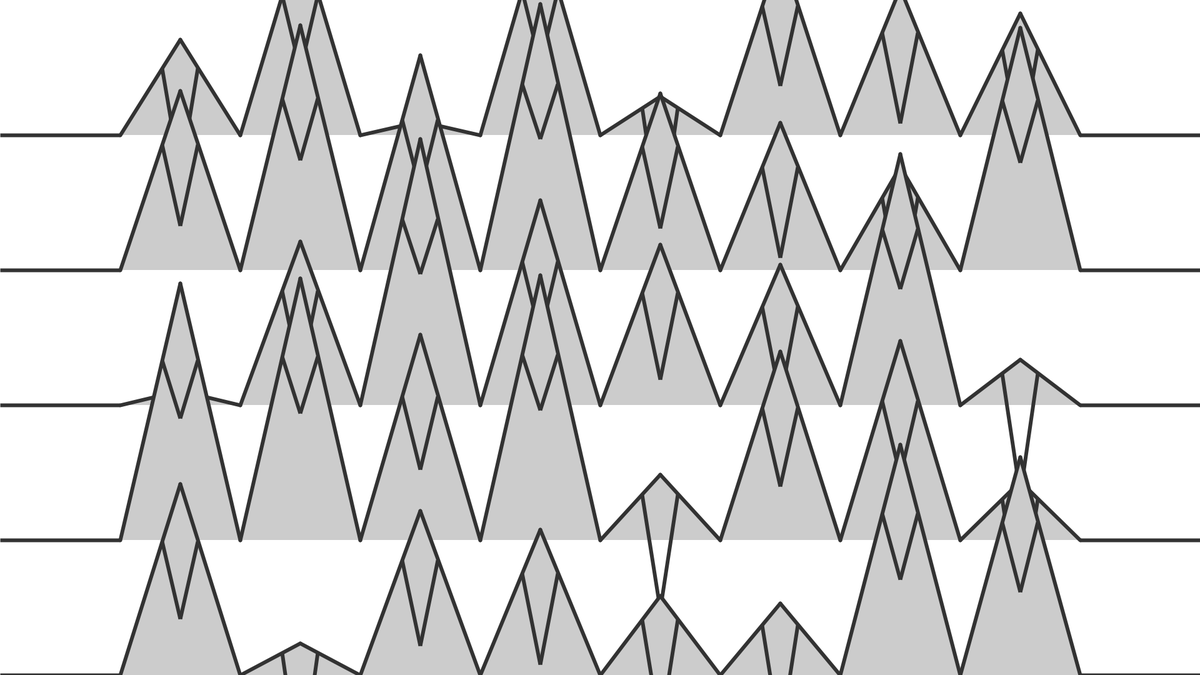
Frame 1 (no input)
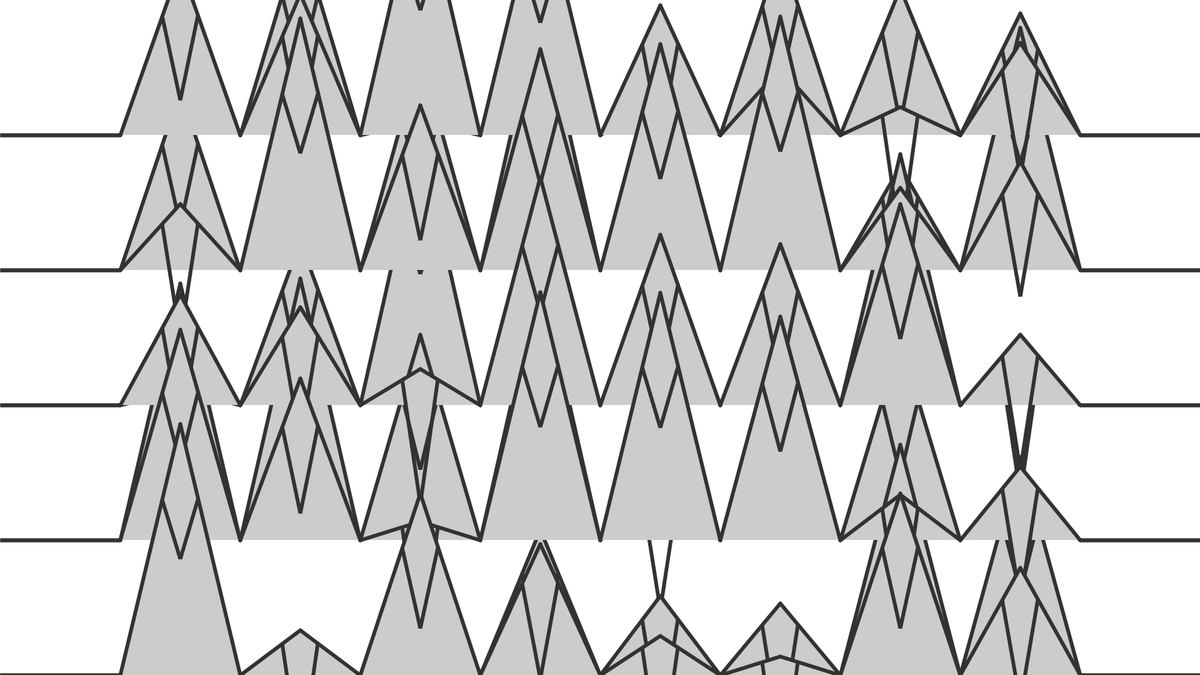
Frame 2 (the mouse pressed at the canvas centre, redrawn once)

The Processing sketch that drew these frames (run headless with seeded random() and noise(); the mouse was pressed at the canvas centre and the sketch redrawn once):

// Processing sketch: sketch_210607a
// ── sketch_210607a.pde

int width = 1920;
int height = 1080;
color bg = #ffffff;

void setup() {
  size(1920, 1080);
  background(bg);
  noLoop();
}

void draw() {
  // for(int i = 1; i <= 10; i++) {
  //     point(width/i, height/2);
  // }
  int columns = 10;
  int rows = 5;
  int columnXPosition;
  int nextColumnXPosition;


  for(int i=1; i <= rows; i++) {
      mountains(columns, width, 0, (height/rows)*i, (height/rows)*2, #cccccc);
  }



}

void mountains(int columns, int width, int startX, int startY, int heightOffset, color spikeColor) {

  float columnXPosition = 0.0;
  float nextColumnXPosition = 0.0;
  float spikeYPosition = 0.0;
  float spikeXPosition = 0.0;
  float lastX = 0.0;
  float snowPeakOffset = 0.7;

  for(int i = 1; i < columns-1; i++) {
    columnXPosition = (width/columns)*i;
    nextColumnXPosition = (width/columns)*(i+1);
    spikeXPosition = ceil((columnXPosition + nextColumnXPosition)/2);
    spikeYPosition = random(startY-heightOffset, startY);
    lastX = (width/columns)*(i+1);
    fill(spikeColor);
    noStroke();
    // Mountain peak
    triangle(
      columnXPosition,
      startY,
      spikeXPosition,
      spikeYPosition,
      lastX,
      startY
      );
      // Mountain outline
      strokeWeight(6);
      stroke(50);
      strokeCap(ROUND);
      line(columnXPosition, startY, spikeXPosition, spikeYPosition);
      line(spikeXPosition, spikeYPosition, lastX, startY);

      // mountain peak
      strokeCap(SQUARE);
      line(
        lerp(columnXPosition, spikeXPosition, snowPeakOffset),
        lerp(startY, spikeYPosition, snowPeakOffset),
        spikeXPosition,
        spikeYPosition+(heightOffset/2)
        );
      line(
        spikeXPosition,
        spikeYPosition+(heightOffset/2),
        lerp(lastX, spikeXPosition, snowPeakOffset),
        lerp(startY, spikeYPosition, snowPeakOffset)
        );
  }

  line(startX, startY,(width/columns), startY);
  line(lastX, startY,(width/columns)*columns, startY);

}
